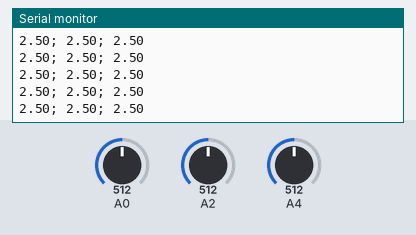
The sketch below on a simulated Arduino Uno, built with avr-gcc and run on an emulated ATmega328P. Shown: the last lines printed to the serial monitor. Inputs (shaded band) come from the test bench; at power-on: A0 = 512, A2 = 512, A4 = 512. The ROS host is connected and sends only what is stated.

Above: at 1.2 s.
1.3 s: A0 set to 716
At 2.2 s:
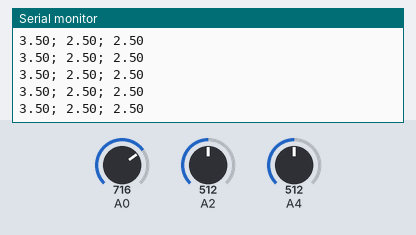
2.8 s: A2 set to 716
At 3.6 s:
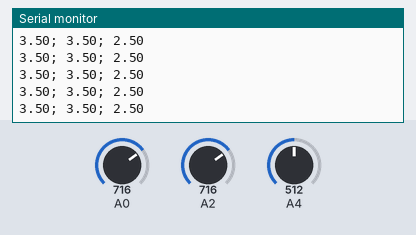
4.3 s: A4 set to 716
At 5.1 s:
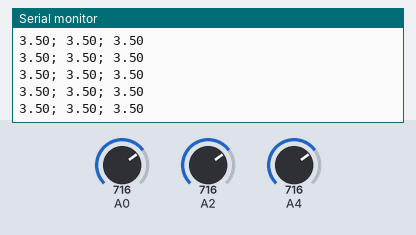
5.8 s: A0 set to 900
At 6.5 s:
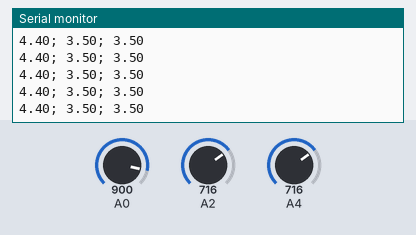
8.8 s: A2 set to 900
At 9.6 s:
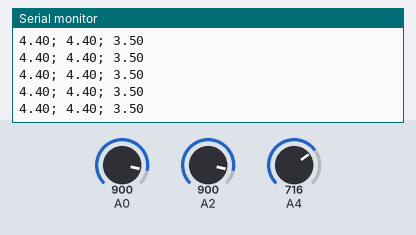
11.8 s: A4 set to 900
At 12.8 s:
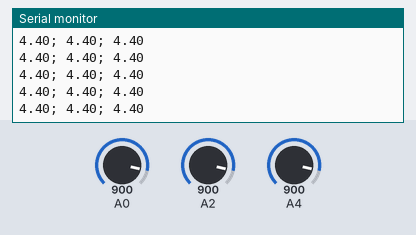
Timing chart, 0 to 14.3 s (numbered marks = the images above; inputs shaded):
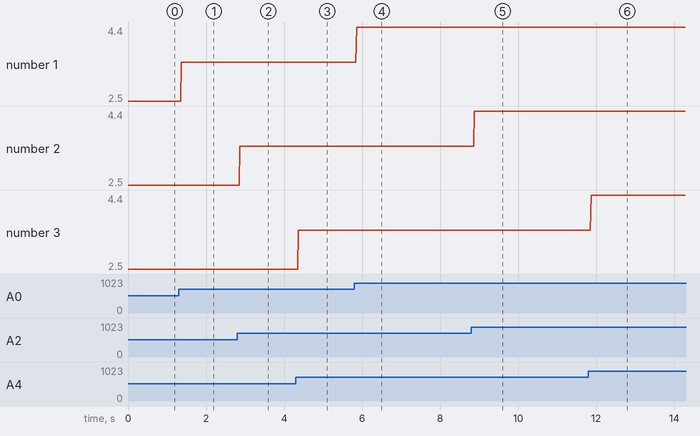

Measured:
- after the input at 1.3 s, the serial monitor: prints a new line after 0.07 s (image 1)
- after the input at 2.8 s, the serial monitor: prints a new line after 0.06 s (image 2)
- after the input at 4.3 s, the serial monitor: prints a new line after 0.06 s (image 3)
- after the input at 5.8 s, the serial monitor: prints a new line after 0.06 s (image 4)
- after the input at 8.8 s, the serial monitor: prints a new line after 0.07 s (image 5)
- after the input at 11.8 s, the serial monitor: prints a new line after 0.07 s (image 6)
- plotted number 1: 2.5 → 3.5 after the input at 1.3 s, 3.5 → 4.4 after the input at 5.8 s

The sketch:

3_sensor_ros_and_serial.ino
```cpp
#include <ros.h>

/////////////////////
#include <std_msgs/String.h>

#include "std_msgs/MultiArrayLayout.h"
#include "std_msgs/MultiArrayDimension.h"
#include "std_msgs/Float64.h"
#include "std_msgs/Float64MultiArray.h"
///////////////////

#define WINDOW_SIZE 5


////////////////////////////////////
ros::NodeHandle nh;

std_msgs::Float64MultiArray values;
ros::Publisher sensor_values("sensor_values", &values);
//////////////////////////////////////


void setup() {
  Serial.begin(9600) ;
  pinMode(A0,INPUT);

  nh.initNode();
  nh.advertise(sensor_values);

}


void loop() {
  float sensorVal1 = analogRead(A0);
  float voltageVal1 = sensorVal1 * (5.0/1023);

  float sensorVal2 = analogRead(A2);
  float voltageVal2 = sensorVal2 * (5.0/1023);

  float sensorVal3 = analogRead(A4);
  float voltageVal3 = sensorVal3 * (5.0/1023);

  Serial.print(voltageVal1);
  Serial.print("; ");
  Serial.print(voltageVal2);
  Serial.print("; ");
  Serial.println(voltageVal3);


  float value[3] = {voltageVal1,voltageVal2,voltageVal3};
  values.data = value;
  values.data_length = 3;

  sensor_values.publish(&values);

  nh.spinOnce();
  delay(10);

}
```
